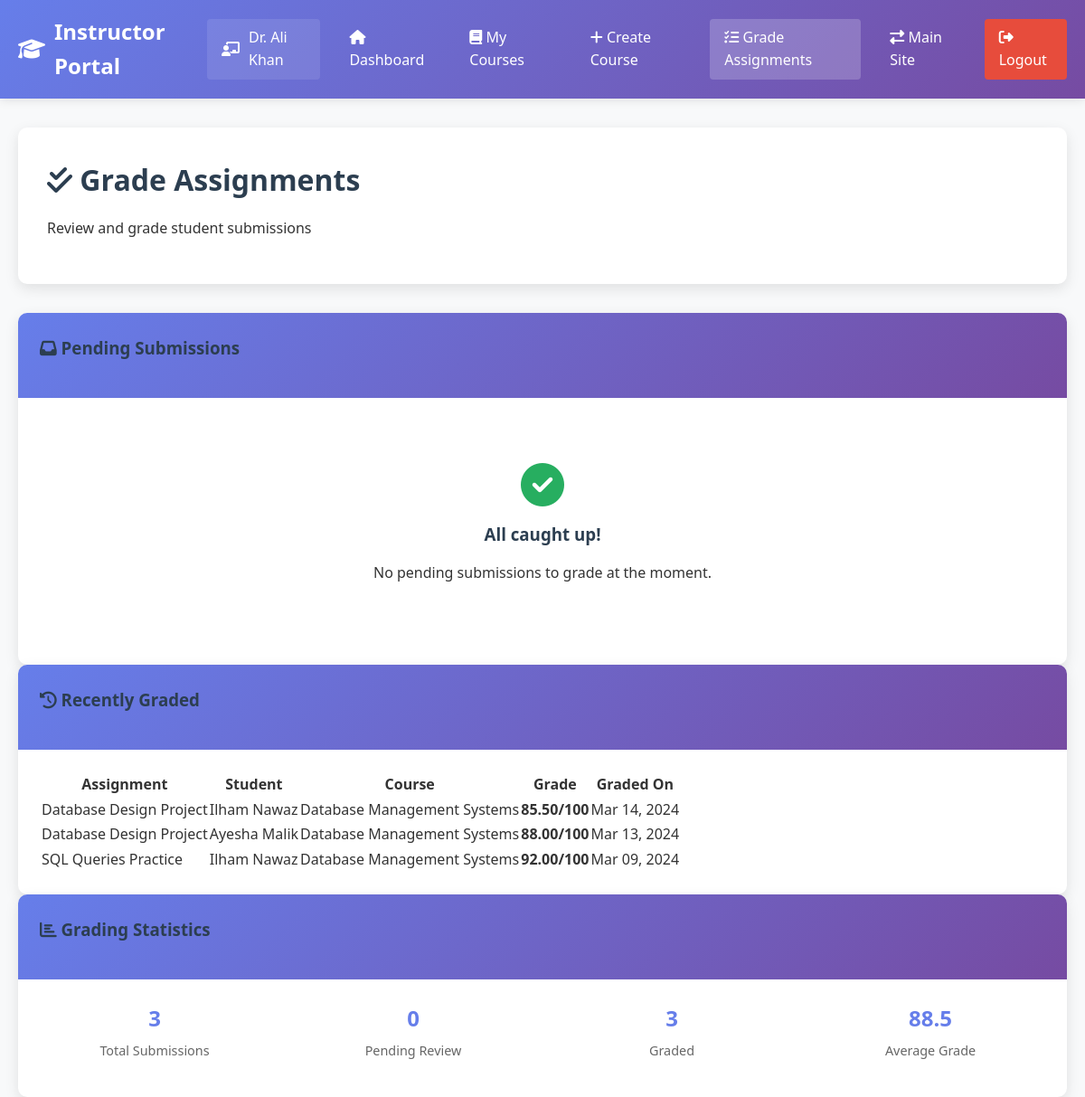
Screenshot of /instructor/grade_assignments.php (signed in) with the database file from the repository.
### tables this page shows
CREATE TABLE instructor (
    Instructor_ID INT PRIMARY KEY AUTO_INCREMENT,
    Name VARCHAR(50) NOT NULL,
    Email VARCHAR(50) UNIQUE NOT NULL,
    Phone VARCHAR(20),
    Qualification VARCHAR(100),
    Specialization VARCHAR(100),
    Bio TEXT,
    Password VARCHAR(255) NOT NULL,
    Profile_Image VARCHAR(255),
    Joining_Date TIMESTAMP DEFAULT CURRENT_TIMESTAMP,
    Status ENUM('active', 'inactive', 'pending') DEFAULT 'pending',
    Last_Login TIMESTAMP NULL
);

CREATE TABLE submission (
    Sub_ID INT PRIMARY KEY AUTO_INCREMENT,
    FK_Assign_ID INT NOT NULL,
    FK_Student_ID INT NOT NULL,
    File_Link VARCHAR(255),
    Submission_Date DATE,
    Grade DECIMAL(5,2) NULL,
    Feedback TEXT,
    Status ENUM('submitted', 'graded', 'late', 'missing') DEFAULT 'submitted',
    FOREIGN KEY (FK_Assign_ID) REFERENCES assignment(Assign_ID) ON DELETE CASCADE,
    FOREIGN KEY (FK_Student_ID) REFERENCES student(Student_ID) ON DELETE CASCADE,
    UNIQUE KEY unique_submission (FK_Assign_ID, FK_Student_ID)
);

CREATE TABLE assignment (
    Assign_ID INT PRIMARY KEY AUTO_INCREMENT,
    Title VARCHAR(100) NOT NULL,
    Description TEXT,
    FK_Course_ID INT NOT NULL,
    Due_Date DATE,
    Max_Score INT DEFAULT 100,
    Created_Date TIMESTAMP DEFAULT CURRENT_TIMESTAMP,
    FOREIGN KEY (FK_Course_ID) REFERENCES course(Course_ID) ON DELETE CASCADE
);

CREATE TABLE student (
    Student_ID INT PRIMARY KEY AUTO_INCREMENT,
    Name VARCHAR(50) NOT NULL,
    Email VARCHAR(50) UNIQUE NOT NULL,
    Phone VARCHAR(20),
    Password VARCHAR(255) NOT NULL,
    Date_of_Birth DATE,
    Address TEXT,
    Profile_Image VARCHAR(255),
    Registration_Date TIMESTAMP DEFAULT CURRENT_TIMESTAMP,
    Status ENUM('active', 'inactive', 'suspended') DEFAULT 'active',
    Last_Login TIMESTAMP NULL
);

CREATE TABLE course (
    Course_ID INT PRIMARY KEY AUTO_INCREMENT,
    Title VARCHAR(100) NOT NULL,
    Description TEXT,
    Category VARCHAR(50),
    Level ENUM('Beginner', 'Intermediate', 'Advanced') DEFAULT 'Beginner',
    Price DECIMAL(10,2) DEFAULT 0.00,
    Duration INT COMMENT 'Duration in hours',
    Thumbnail VARCHAR(255),
    FK_Instructor_ID INT,
    Created_Date TIMESTAMP DEFAULT CURRENT_TIMESTAMP,
    Updated_Date TIMESTAMP DEFAULT CURRENT_TIMESTAMP ON UPDATE CURRENT_TIMESTAMP,
    Status ENUM('active', 'draft', 'archived') DEFAULT 'draft',
    FOREIGN KEY (FK_Instructor_ID) REFERENCES instructor(Instructor_ID) ON DELETE SET NULL
);

### config.php (called while the page is built, shortened)
<?php
$conn = new mysqli(DB_HOST, DB_USER, DB_PASS, DB_NAME);
$conn->set_charset("utf8mb4");
function isLoggedIn() {
    return isset($_SESSION['user_id']);
}
function getCurrentUser() {
    global $conn;
    $user_id = $_SESSION['user_id'];
    $user_type = $_SESSION['user_type'];
    if ($user_type == 'student') {
        $table = 'STUDENT';
        $id_field = 'Student_ID';
    } elseif ($user_type == 'instructor') {
        $table = 'INSTRUCTOR';
        $id_field = 'Instructor_ID';
    } elseif ($user_type == 'admin') {
        $table = 'ADMIN';
        $id_field = 'Admin_ID';
    } else {
        return null;
    }
    $sql = "SELECT * FROM $table WHERE $id_field = ?";
    $stmt = $conn->prepare($sql);
    $stmt->bind_param("i", $user_id);
    $stmt->execute();
    $result = $stmt->get_result();
    return $result->fetch_assoc();
}
?>

### instructor/grade_assignments.php (the view, shortened to what this page needs)
<?php
require_once '../config.php';
$instructor = getCurrentUser();
$instructor_id = $_SESSION['user_id'];
?>
<!DOCTYPE html>
<html lang="en">
<head>
    <link rel="stylesheet" href="../css/style.css">
    <link rel="stylesheet" href="https://cdnjs.cloudflare.com/ajax/libs/font-awesome/6.4.0/css/all.min.css">
</head>
<body>
    <nav class="navbar">
        <div class="container">
            <a href="index.php" class="logo">
                <i class="fas fa-graduation-cap"></i>
                Instructor Portal
            </a>
            <div class="nav-menu">
                <span class="user-greeting">
                    <i class="fas fa-chalkboard-teacher"></i> <?php echo $instructor['Name']; ?>
                </span>
                <a href="index.php"><i class="fas fa-home"></i> Dashboard</a>
                <a href="my_courses.php"><i class="fas fa-book"></i> My Courses</a>
                <a href="create_course.php"><i class="fas fa-plus"></i> Create Course</a>
                <a href="grade_assignments.php" class="active"><i class="fas fa-tasks"></i> Grade Assignments</a>
                <a href="../dashboard.php"><i class="fas fa-exchange-alt"></i> Main Site</a>
                <a href="../logout.php" class="btn-danger"><i class="fas fa-sign-out-alt"></i> Logout</a>
            </div>
        </div>
    </nav>
    <div class="container">
        <div class="dashboard-header">
            <h1><i class="fas fa-check-double"></i> Grade Assignments</h1>
            <p>Review and grade student submissions</p>
        </div>
        <div class="dashboard-card">
            <div class="card-header">
                <h3><i class="fas fa-inbox"></i> Pending Submissions</h3>
            </div>
            <div class="card-body">
                <?php
                $sql = "SELECT s.*, a.Title as AssignmentTitle, a.Max_Score,
                       stu.Name as StudentName, stu.Email as StudentEmail,
                       c.Title as CourseTitle
                       FROM SUBMISSION s
                       JOIN ASSIGNMENT a ON s.FK_Assign_ID = a.Assign_ID
                       JOIN COURSE c ON a.FK_Course_ID = c.Course_ID
                       JOIN STUDENT stu ON s.FK_Student_ID = stu.Student_ID
                       WHERE c.FK_Instructor_ID = ? AND s.Status = 'submitted'
                       ORDER BY s.Submission_Date ASC";
                $stmt = $conn->prepare($sql);
                $stmt->bind_param("i", $instructor_id);
                $stmt->execute();
                $result = $stmt->get_result();
                if ($result->num_rows > 0) {
                    while($row = $result->fetch_assoc()) {
                        ?>
                        <div class="submission-card">
                            <div class="submission-header">
                                <h4><?php echo htmlspecialchars($row['AssignmentTitle']); ?></h4>
                                <span class="badge badge-info">Pending Review</span>
                            </div>
                            <div class="submission-details">
                                <p><strong>Student:</strong> <?php echo htmlspecialchars($row['StudentName']); ?> (<?php echo $row['StudentEmail']; ?>)</p>
                                <p><strong>Course:</strong> <?php echo htmlspecialchars($row['CourseTitle']); ?></p>
                                <p><strong>Submitted:</strong> <?php echo date('M d, Y H:i', strtotime($row['Submission_Date'])); ?></p>
                                <p><strong>Max Score:</strong> <?php echo $row['Max_Score']; ?></p>
                                <?php if ($row['File_Link']): ?>
                                    <p><strong>Submission File:</strong>
                                       <a href="<?php echo $row['File_Link']; ?>" target="_blank" class="btn-small">
                                           <i class="fas fa-download"></i> Download
                                       </a>
                                    </p>
                                <?php endif; ?>
                            </div>
                            <div class="grading-form">
                                <form method="POST" action="">
                                    <input type="hidden" name="submission_id" value="<?php echo $row['Sub_ID']; ?>">
                                    <div class="form-row">
                                        <div class="form-group">
                                            <label for="grade_<?php echo $row['Sub_ID']; ?>">Grade (0-<?php echo $row['Max_Score']; ?>)</label>
                                            <input type="number" id="grade_<?php echo $row['Sub_ID']; ?>"
                                                   name="grade" class="form-control"
                                                   min="0" max="<?php echo $row['Max_Score']; ?>"
                                                   step="0.1" required>
                                        </div>
                                        <div class="form-group">
                                            <label for="feedback_<?php echo $row['Sub_ID']; ?>">Feedback</label>
                                            <textarea id="feedback_<?php echo $row['Sub_ID']; ?>"
                                                      name="feedback" class="form-control"
                                                      rows="3" placeholder="Provide constructive feedback..."></textarea>
                                        </div>
                                    </div>
                                    <button type="submit" name="grade_submission" class="btn-primary">
                                        <i class="fas fa-check"></i> Submit Grade
                                    </button>
                                </form>
                            </div>
                        </div>
                        <?php
                    }
                } else {
                    echo '<div class="empty-state">';
                    echo '<i class="fas fa-check-circle fa-3x"></i>';
                    echo '<h3>All caught up!</h3>';
                    echo '<p>No pending submissions to grade at the moment.</p>';
                    echo '</div>';
                }
                ?>
            </div>
        </div>
        <div class="dashboard-card">
            <div class="card-header">
                <h3><i class="fas fa-history"></i> Recently Graded</h3>
            </div>
            <div class="card-body">
                <?php
                $sql = "SELECT s.*, a.Title as AssignmentTitle, a.Max_Score,
                       stu.Name as StudentName, c.Title as CourseTitle
                       FROM SUBMISSION s
                       JOIN ASSIGNMENT a ON s.FK_Assign_ID = a.Assign_ID
                       JOIN COURSE c ON a.FK_Course_ID = c.Course_ID
                       JOIN STUDENT stu ON s.FK_Student_ID = stu.Student_ID
                       WHERE c.FK_Instructor_ID = ? AND s.Status = 'graded'
                       ORDER BY s.Submission_Date DESC
                       LIMIT 10";
                $stmt = $conn->prepare($sql);
                $stmt->bind_param("i", $instructor_id);
                $stmt->execute();
                $result = $stmt->get_result();
                if ($result->num_rows > 0) {
                    echo '<table class="data-table">';
                    echo '<thead>
                            <tr>
                                <th>Assignment</th>
                                <th>Student</th>
                                <th>Course</th>
                                <th>Grade</th>
                                <th>Graded On</th>
                            </tr>
                          </thead>
                          <tbody>';
                    while($row = $result->fetch_assoc()) {
                        echo '<tr>';
                        echo '<td>' . htmlspecialchars($row['AssignmentTitle']) . '</td>';
                        echo '<td>' . htmlspecialchars($row['StudentName']) . '</td>';
                        echo '<td>' . htmlspecialchars($row['CourseTitle']) . '</td>';
                        echo '<td><strong>' . $row['Grade'] . '/' . $row['Max_Score'] . '</strong></td>';
                        echo '<td>' . date('M d, Y', strtotime($row['Submission_Date'])) . '</td>';
                        echo '</tr>';
                    }
                    echo '</tbody></table>';
                } else {
                    echo '<p>No graded assignments yet.</p>';
                }
                ?>
            </div>
        </div>
        <div class="dashboard-card">
            <div class="card-header">
                <h3><i class="fas fa-chart-bar"></i> Grading Statistics</h3>
            </div>
            <div class="card-body">
                <?php
                $stats_sql = [
                    'total_submissions' => "SELECT COUNT(*) as count FROM SUBMISSION s
                                           JOIN ASSIGNMENT a ON s.FK_Assign_ID = a.Assign_ID
                                           JOIN COURSE c ON a.FK_Course_ID = c.Course_ID
                                           WHERE c.FK_Instructor_ID = ?",
                    'pending_submissions' => "SELECT COUNT(*) as count FROM SUBMISSION s
                                             JOIN ASSIGNMENT a ON s.FK_Assign_ID = a.Assign_ID
                                             JOIN COURSE c ON a.FK_Course_ID = c.Course_ID
                                             WHERE c.FK_Instructor_ID = ? AND s.Status = 'submitted'",
                    'graded_submissions' => "SELECT COUNT(*) as count FROM SUBMISSION s
                                            JOIN ASSIGNMENT a ON s.FK_Assign_ID = a.Assign_ID
                                            JOIN COURSE c ON a.FK_Course_ID = c.Course_ID
                                            WHERE c.FK_Instructor_ID = ? AND s.Status = 'graded'",
                    'avg_grade' => "SELECT AVG(s.Grade) as avg FROM SUBMISSION s
                                   JOIN ASSIGNMENT a ON s.FK_Assign_ID = a.Assign_ID
                                   JOIN COURSE c ON a.FK_Course_ID = c.Course_ID
                                   WHERE c.FK_Instructor_ID = ? AND s.Status = 'graded'"
                ];
                $stats = [];
                foreach ($stats_sql as $key => $sql) {
                    $stmt = $conn->prepare($sql);
                    $stmt->bind_param("i", $instructor_id);
                    $stmt->execute();
                    $result = $stmt->get_result();
                    $stats[$key] = $result->fetch_assoc();
                }
                ?>
                <div class="stats-grid">
                    <div class="stat-item">
                        <h4><?php echo $stats['total_submissions']['count']; ?></h4>
                        <p>Total Submissions</p>
                    </div>
                    <div class="stat-item">
                        <h4><?php echo $stats['pending_submissions']['count']; ?></h4>
                        <p>Pending Review</p>
                    </div>
                    <div class="stat-item">
                        <h4><?php echo $stats['graded_submissions']['count']; ?></h4>
                        <p>Graded</p>
                    </div>
                    <div class="stat-item">
                        <h4><?php echo number_format($stats['avg_grade']['avg'] ?? 0, 1); ?></h4>
                        <p>Average Grade</p>
                    </div>
                </div>
            </div>
        </div>
    </div>
</body>
</html>

### rows the page displays
instructor: Name "Dr. Ali Khan"
submission: FK_Assign_ID.Title "Database Design Project", FK_Student_ID.Name "Ilham Nawaz", course.Title "Database Management Systems", Grade "85.50", FK_Assign_ID.Max_Score "100", Submission_Date "Mar 14, 2024"
submission: FK_Assign_ID.Title "Database Design Project", FK_Student_ID.Name "Ayesha Malik", course.Title "Database Management Systems", Grade "88.00", FK_Assign_ID.Max_Score "100", Submission_Date "Mar 13, 2024"
submission: FK_Assign_ID.Title "SQL Queries Practice", FK_Student_ID.Name "Ilham Nawaz", course.Title "Database Management Systems", Grade "92.00", FK_Assign_ID.Max_Score "100", Submission_Date "Mar 09, 2024"

### other values shown
$stats['total_submissions']['count'] "3"
$stats['pending_submissions']['count'] "0"
$stats['graded_submissions']['count'] "3"
$stats['avg_grade']['avg'] "88.5"
